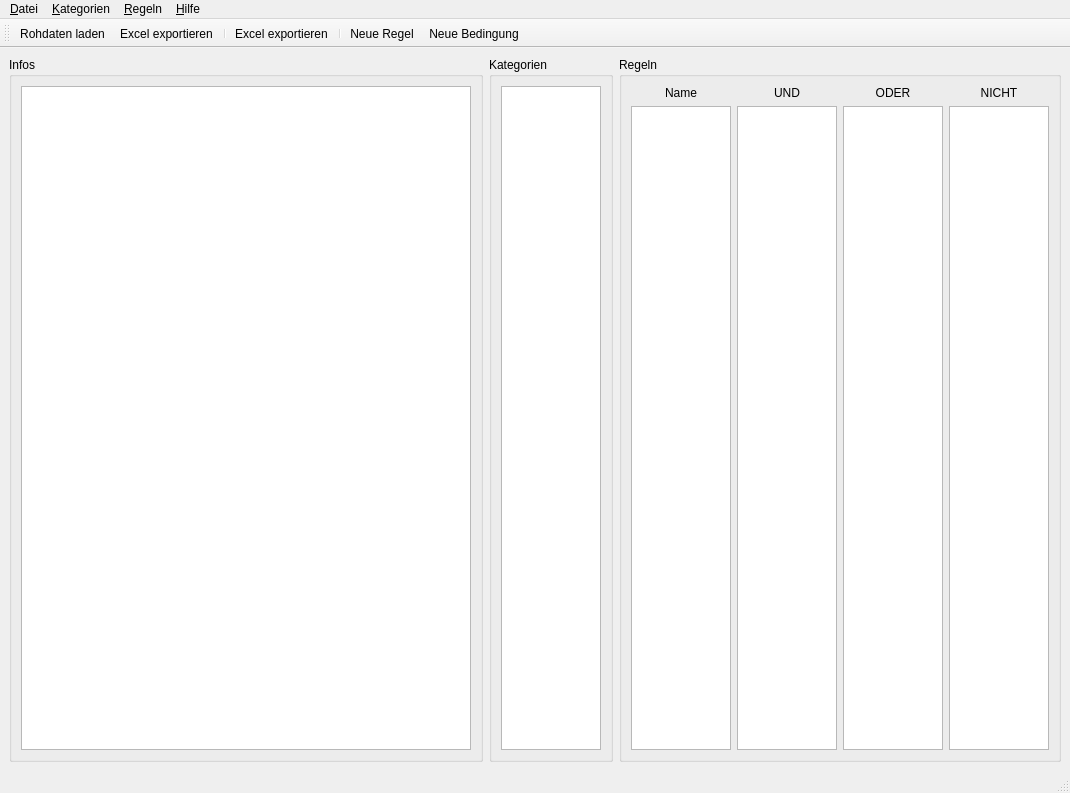
<?xml version="1.0" encoding="UTF-8"?>
<ui version="4.0">
 <class>MainWindow</class>
 <widget class="QMainWindow" name="MainWindow">
  <property name="geometry">
   <rect>
    <x>0</x>
    <y>0</y>
    <width>1070</width>
    <height>793</height>
   </rect>
  </property>
  <property name="windowTitle">
   <string>Tarmed Paketmanager</string>
  </property>
  <property name="windowIcon">
   <iconset resource="icons.qrc">
    <normaloff>:/ToolBar/Bilder/icon.ico</normaloff>:/ToolBar/Bilder/icon.ico</iconset>
  </property>
  <property name="iconSize">
   <size>
    <width>20</width>
    <height>20</height>
   </size>
  </property>
  <widget class="QWidget" name="centralwidget">
   <layout class="QHBoxLayout" name="horizontalLayout">
    <item>
     <widget class="QGroupBox" name="groupBox_3">
      <property name="title">
       <string>Infos</string>
      </property>
      <layout class="QHBoxLayout" name="horizontalLayout_4">
       <item>
        <widget class="QTableView" name="infoTableView">
         <property name="enabled">
          <bool>true</bool>
         </property>
         <property name="minimumSize">
          <size>
           <width>400</width>
           <height>200</height>
          </size>
         </property>
         <property name="frameShadow">
          <enum>QFrame::Plain</enum>
         </property>
         <property name="lineWidth">
          <number>1</number>
         </property>
         <property name="editTriggers">
          <set>QAbstractItemView::NoEditTriggers</set>
         </property>
         <property name="dragDropOverwriteMode">
          <bool>false</bool>
         </property>
         <property name="alternatingRowColors">
          <bool>true</bool>
         </property>
         <property name="selectionMode">
          <enum>QAbstractItemView::NoSelection</enum>
         </property>
         <property name="showGrid">
          <bool>false</bool>
         </property>
         <property name="wordWrap">
          <bool>false</bool>
         </property>
         <property name="cornerButtonEnabled">
          <bool>false</bool>
         </property>
         <attribute name="horizontalHeaderVisible">
          <bool>true</bool>
         </attribute>
         <attribute name="verticalHeaderVisible">
          <bool>false</bool>
         </attribute>
        </widget>
       </item>
      </layout>
     </widget>
    </item>
    <item>
     <widget class="QGroupBox" name="groupBox">
      <property name="title">
       <string>Kategorien</string>
      </property>
      <layout class="QHBoxLayout" name="horizontalLayout_2">
       <item>
        <widget class="QListView" name="listView_kategorien">
         <property name="sizePolicy">
          <sizepolicy hsizetype="Fixed" vsizetype="Expanding">
           <horstretch>0</horstretch>
           <verstretch>0</verstretch>
          </sizepolicy>
         </property>
         <property name="minimumSize">
          <size>
           <width>100</width>
           <height>0</height>
          </size>
         </property>
         <property name="maximumSize">
          <size>
           <width>100</width>
           <height>16777215</height>
          </size>
         </property>
         <property name="editTriggers">
          <set>QAbstractItemView::NoEditTriggers</set>
         </property>
         <property name="showDropIndicator" stdset="0">
          <bool>false</bool>
         </property>
         <property name="dragDropMode">
          <enum>QAbstractItemView::NoDragDrop</enum>
         </property>
         <property name="selectionMode">
          <enum>QAbstractItemView::MultiSelection</enum>
         </property>
        </widget>
       </item>
      </layout>
     </widget>
    </item>
    <item>
     <widget class="QGroupBox" name="groupBox_2">
      <property name="sizePolicy">
       <sizepolicy hsizetype="Fixed" vsizetype="Expanding">
        <horstretch>0</horstretch>
        <verstretch>0</verstretch>
       </sizepolicy>
      </property>
      <property name="title">
       <string>Regeln</string>
      </property>
      <layout class="QHBoxLayout" name="horizontalLayout_3">
       <item>
        <layout class="QVBoxLayout" name="verticalLayout">
         <item>
          <widget class="QLabel" name="label">
           <property name="text">
            <string>Name</string>
           </property>
           <property name="alignment">
            <set>Qt::AlignCenter</set>
           </property>
          </widget>
         </item>
         <item>
          <widget class="QListView" name="listView_regeln">
           <property name="sizePolicy">
            <sizepolicy hsizetype="Fixed" vsizetype="Expanding">
             <horstretch>0</horstretch>
             <verstretch>0</verstretch>
            </sizepolicy>
           </property>
           <property name="minimumSize">
            <size>
             <width>100</width>
             <height>0</height>
            </size>
           </property>
           <property name="maximumSize">
            <size>
             <width>100</width>
             <height>16777215</height>
            </size>
           </property>
           <property name="toolTip">
            <string>Definierte Regeln</string>
           </property>
          </widget>
         </item>
        </layout>
       </item>
       <item>
        <layout class="QVBoxLayout" name="verticalLayout_2">
         <item>
          <widget class="QLabel" name="label_2">
           <property name="text">
            <string>UND</string>
           </property>
           <property name="alignment">
            <set>Qt::AlignCenter</set>
           </property>
          </widget>
         </item>
         <item>
          <widget class="QListView" name="listView_regel_und">
           <property name="sizePolicy">
            <sizepolicy hsizetype="Fixed" vsizetype="Expanding">
             <horstretch>0</horstretch>
             <verstretch>0</verstretch>
            </sizepolicy>
           </property>
           <property name="minimumSize">
            <size>
             <width>100</width>
             <height>0</height>
            </size>
           </property>
           <property name="maximumSize">
            <size>
             <width>100</width>
             <height>16777215</height>
            </size>
           </property>
           <property name="toolTip">
            <string>Leistungen, die ALLE in einem Paket vorkommen müssen</string>
           </property>
           <property name="frameShadow">
            <enum>QFrame::Sunken</enum>
           </property>
           <property name="editTriggers">
            <set>QAbstractItemView::NoEditTriggers</set>
           </property>
           <property name="showDropIndicator" stdset="0">
            <bool>false</bool>
           </property>
           <property name="selectionMode">
            <enum>QAbstractItemView::MultiSelection</enum>
           </property>
          </widget>
         </item>
        </layout>
       </item>
       <item>
        <layout class="QVBoxLayout" name="verticalLayout_3">
         <item>
          <widget class="QLabel" name="label_3">
           <property name="text">
            <string>ODER</string>
           </property>
           <property name="alignment">
            <set>Qt::AlignCenter</set>
           </property>
          </widget>
         </item>
         <item>
          <widget class="QListView" name="listView_regeln_oder">
           <property name="sizePolicy">
            <sizepolicy hsizetype="Fixed" vsizetype="Expanding">
             <horstretch>0</horstretch>
             <verstretch>0</verstretch>
            </sizepolicy>
           </property>
           <property name="minimumSize">
            <size>
             <width>100</width>
             <height>0</height>
            </size>
           </property>
           <property name="maximumSize">
            <size>
             <width>100</width>
             <height>16777215</height>
            </size>
           </property>
           <property name="toolTip">
            <string>Leistungen, von denen EINE in einem Paket vorkommen muss</string>
           </property>
           <property name="editTriggers">
            <set>QAbstractItemView::NoEditTriggers</set>
           </property>
           <property name="showDropIndicator" stdset="0">
            <bool>false</bool>
           </property>
           <property name="selectionMode">
            <enum>QAbstractItemView::MultiSelection</enum>
           </property>
          </widget>
         </item>
        </layout>
       </item>
       <item>
        <layout class="QVBoxLayout" name="verticalLayout_4">
         <item>
          <widget class="QLabel" name="label_4">
           <property name="text">
            <string>NICHT</string>
           </property>
           <property name="alignment">
            <set>Qt::AlignCenter</set>
           </property>
          </widget>
         </item>
         <item>
          <widget class="QListView" name="listView_regeln_nicht">
           <property name="sizePolicy">
            <sizepolicy hsizetype="Fixed" vsizetype="Expanding">
             <horstretch>0</horstretch>
             <verstretch>0</verstretch>
            </sizepolicy>
           </property>
           <property name="minimumSize">
            <size>
             <width>100</width>
             <height>0</height>
            </size>
           </property>
           <property name="maximumSize">
            <size>
             <width>100</width>
             <height>16777215</height>
            </size>
           </property>
           <property name="toolTip">
            <string>Leistungen, von denen KEINE in einem Paket vorkommen darf</string>
           </property>
           <property name="editTriggers">
            <set>QAbstractItemView::NoEditTriggers</set>
           </property>
           <property name="showDropIndicator" stdset="0">
            <bool>false</bool>
           </property>
           <property name="selectionMode">
            <enum>QAbstractItemView::MultiSelection</enum>
           </property>
          </widget>
         </item>
        </layout>
       </item>
      </layout>
     </widget>
    </item>
   </layout>
  </widget>
  <widget class="QMenuBar" name="menubar">
   <property name="geometry">
    <rect>
     <x>0</x>
     <y>0</y>
     <width>1070</width>
     <height>23</height>
    </rect>
   </property>
   <widget class="QMenu" name="menuRohdaten_laden">
    <property name="title">
     <string>&amp;Datei</string>
    </property>
    <addaction name="actionRohdaten_laden"/>
    <addaction name="separator"/>
    <addaction name="actionExcel_exportieren"/>
    <addaction name="separator"/>
    <addaction name="action_Exit"/>
   </widget>
   <widget class="QMenu" name="menuRegeln">
    <property name="title">
     <string>&amp;Regeln</string>
    </property>
    <addaction name="actionNeue_Regel"/>
    <addaction name="actionNeue_Bedingung"/>
    <addaction name="actionRegeln_loeschen"/>
    <addaction name="separator"/>
    <addaction name="actionRegeln_speichern"/>
    <addaction name="actionRegel_laden"/>
    <addaction name="separator"/>
    <addaction name="actionRegelExcel_exportieren"/>
   </widget>
   <widget class="QMenu" name="menuHilfe">
    <property name="title">
     <string>&amp;Hilfe</string>
    </property>
    <addaction name="action_uber"/>
   </widget>
   <widget class="QMenu" name="menuKategorie">
    <property name="title">
     <string>&amp;Kategorien</string>
    </property>
    <addaction name="actionNeue_Kategorie"/>
    <addaction name="actionKategorien_l_schen"/>
   </widget>
   <addaction name="menuRohdaten_laden"/>
   <addaction name="menuKategorie"/>
   <addaction name="menuRegeln"/>
   <addaction name="menuHilfe"/>
  </widget>
  <widget class="QStatusBar" name="statusbar"/>
  <widget class="QToolBar" name="toolBar">
   <property name="windowTitle">
    <string>toolBar</string>
   </property>
   <attribute name="toolBarArea">
    <enum>TopToolBarArea</enum>
   </attribute>
   <attribute name="toolBarBreak">
    <bool>false</bool>
   </attribute>
   <addaction name="actionRohdaten_laden"/>
   <addaction name="actionExcel_exportieren"/>
   <addaction name="separator"/>
   <addaction name="actionRegelExcel_exportieren"/>
   <addaction name="separator"/>
   <addaction name="actionNeue_Regel"/>
   <addaction name="actionNeue_Bedingung"/>
  </widget>
  <action name="actionNeue_Kategorie">
   <property name="icon">
    <iconset resource="icons.qrc">
     <normaloff>:/ToolBar/Bilder/list-add.svg</normaloff>:/ToolBar/Bilder/list-add.svg</iconset>
   </property>
   <property name="text">
    <string>Neue Kategorie</string>
   </property>
  </action>
  <action name="actionRohdaten_laden">
   <property name="icon">
    <iconset resource="icons.qrc">
     <normaloff>:/ToolBar/Bilder/document-open.svg</normaloff>:/ToolBar/Bilder/document-open.svg</iconset>
   </property>
   <property name="text">
    <string>&amp;Rohdaten laden</string>
   </property>
  </action>
  <action name="actionExcel_exportieren">
   <property name="icon">
    <iconset resource="icons.qrc">
     <normaloff>:/ToolBar/Bilder/document-save.svg</normaloff>:/ToolBar/Bilder/document-save.svg</iconset>
   </property>
   <property name="text">
    <string>Excel &amp;exportieren</string>
   </property>
  </action>
  <action name="actionNeue_Regel">
   <property name="icon">
    <iconset resource="icons.qrc">
     <normaloff>:/ToolBar/Bilder/list-add.svg</normaloff>:/ToolBar/Bilder/list-add.svg</iconset>
   </property>
   <property name="text">
    <string>&amp;Neue Regel</string>
   </property>
  </action>
  <action name="actionRegeln_speichern">
   <property name="icon">
    <iconset resource="icons.qrc">
     <normaloff>:/ToolBar/Bilder/document-save.svg</normaloff>:/ToolBar/Bilder/document-save.svg</iconset>
   </property>
   <property name="text">
    <string>Regeln &amp;speichern</string>
   </property>
  </action>
  <action name="actionRegel_laden">
   <property name="icon">
    <iconset resource="icons.qrc">
     <normaloff>:/ToolBar/Bilder/document-open.svg</normaloff>:/ToolBar/Bilder/document-open.svg</iconset>
   </property>
   <property name="text">
    <string>Regeln &amp;laden</string>
   </property>
  </action>
  <action name="actionKategorien_l_schen">
   <property name="icon">
    <iconset resource="icons.qrc">
     <normaloff>:/ToolBar/Bilder/list-remove-all.svg</normaloff>:/ToolBar/Bilder/list-remove-all.svg</iconset>
   </property>
   <property name="text">
    <string>Kategorien löschen</string>
   </property>
  </action>
  <action name="actionRegelExcel_exportieren">
   <property name="icon">
    <iconset resource="icons.qrc">
     <normaloff>:/ToolBar/Bilder/application-vnd.openxmlformats-officedocument.spreadsheetml.sheet.svg</normaloff>:/ToolBar/Bilder/application-vnd.openxmlformats-officedocument.spreadsheetml.sheet.svg</iconset>
   </property>
   <property name="text">
    <string>Excel &amp;exportieren</string>
   </property>
   <property name="toolTip">
    <string>Excel mit Regeln exportieren</string>
   </property>
  </action>
  <action name="action_Exit">
   <property name="icon">
    <iconset resource="icons.qrc">
     <normaloff>:/ToolBar/Bilder/application-exit.svg</normaloff>:/ToolBar/Bilder/application-exit.svg</iconset>
   </property>
   <property name="text">
    <string>E&amp;xit</string>
   </property>
  </action>
  <action name="action_uber">
   <property name="text">
    <string>Über</string>
   </property>
  </action>
  <action name="actionNeue_Bedingung">
   <property name="icon">
    <iconset resource="icons.qrc">
     <normaloff>:/ToolBar/Bilder/resource-calendar-insert.svg</normaloff>:/ToolBar/Bilder/resource-calendar-insert.svg</iconset>
   </property>
   <property name="text">
    <string>Neue Bedingung</string>
   </property>
   <property name="toolTip">
    <string>Neue Bedingung für die aktuelle Regel</string>
   </property>
  </action>
  <action name="actionRegeln_loeschen">
   <property name="icon">
    <iconset resource="icons.qrc">
     <normaloff>:/ToolBar/Bilder/list-remove-all.svg</normaloff>:/ToolBar/Bilder/list-remove-all.svg</iconset>
   </property>
   <property name="text">
    <string>Regeln löschen</string>
   </property>
  </action>
 </widget>
 <resources>
  <include location="icons.qrc"/>
 </resources>
 <connections/>
</ui>
